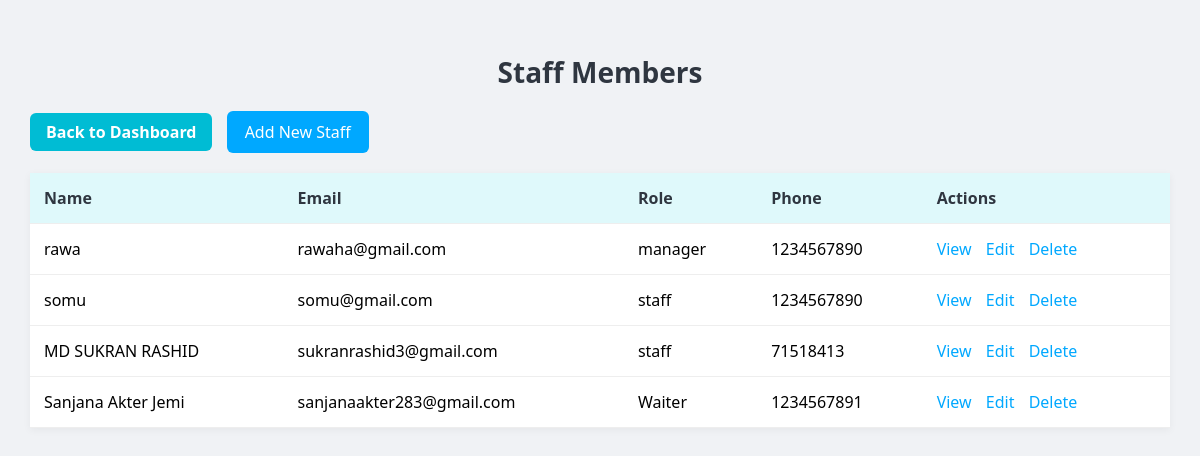
The app's page /admin/staff/list (signed in) with its own data.
### tables this page shows
CREATE TABLE `staff` (
  `staff_id` int(6) UNSIGNED NOT NULL,
  `name` varchar(25) NOT NULL,
  `email` varchar(55) NOT NULL DEFAULT 'Not Null',
  `password` text NOT NULL,
  `role` varchar(30) NOT NULL,
  `phone` varchar(15) DEFAULT NULL,
  `profile_picture` varchar(255) DEFAULT NULL
);

### app/controllers/AdminController.php (called while the page is built, shortened)
<?php
class AdminController
{
    public function staffList()
    {
        $staff = StaffModel::getAll();
        View::render('admin.staff_list', ['staff' => $staff]);
    }
}

### index.php (called while the page is built, shortened)
<?php
require_once __DIR__ . '/app/core/Router.php';

### app/models/StaffModel.php (called while the page is built, shortened)
<?php
class StaffModel
{
public static function getAll()
    {
        $db = Database::connect();
        $stmt = $db->query("SELECT * FROM staff ORDER BY staff_id DESC");
        return $stmt->fetchAll(PDO::FETCH_ASSOC);
    }
}

### app/views/admin/staff_list.php (the view, shortened to what this page needs)
<!DOCTYPE html>
<html lang="en">
<head>
  <link rel="stylesheet" href="\quick_serve\assets\css\admin\staff_list.css?v=17" />
</head>
<body>
  <h2>Staff Members</h2>
  <a href="/quick_serve/admin/dashboard" class="button alt-button"> Back to Dashboard</a>
  <a href="/quick_serve/admin/staff/add" class="button"> Add New Staff</a>
  <?php if (!empty($staff)): ?>
    <table>
      <tr>
        <th>Name</th>
        <th>Email</th>
        <th>Role</th>
        <th>Phone</th>
        <th>Actions</th>
      </tr>
      <?php foreach ($staff as $member): ?>
        <tr>
          <td><?= htmlspecialchars($member['name']) ?></td>
          <td><?= htmlspecialchars($member['email']) ?></td>
          <td><?= htmlspecialchars($member['role']) ?></td>
          <td><?= htmlspecialchars($member['phone']) ?></td>
          <td>
            <a href="/quick_serve/admin/staff/view?id=<?= urlencode($member['staff_id']) ?>"> View</a>
            <a href="/quick_serve/admin/staff/edit?id=<?= urlencode($member['staff_id']) ?>"> Edit</a>
            <a href="/quick_serve/admin/staff/delete?id=<?= urlencode($member['staff_id']) ?>" onclick="return confirm('Delete this staff member?')"> Delete</a>
          </td>
        </tr>
      <?php endforeach; ?>
    </table>
  <?php else: ?>
    <p>No staff found.</p>
  <?php endif; ?>
</body>
</html>

### assets/css/admin/staff_list.css (style rules this page uses)
body { font-family: 'Segoe UI', sans-serif; padding: 30px; background-color: #f0f2f5; margin: 0; }
h2 { margin-bottom: 20px; color: #2f3640; font-size: 28px; text-align: center; }
.button, .alt-button { display: inline-block; margin-bottom: 20px; margin-right: 10px; padding: 10px 18px; background-color: #00a8ff; color: white; text-decoration: none; border-radius: 6px; transition: background-color 0.3s ease; }
.alt-button { display: inline-block; background: #00bcd4; color: white; padding: 8px 16px; border-radius: 6px; text-decoration: none; font-weight: bold; transition: background 0.3s ease; }
table { width: 100%; border-collapse: collapse; background-color: white; box-shadow: 0 2px 8px rgba(0,0,0,0.05); }
th, td { padding: 14px; border-bottom: 1px solid #eee; text-align: left; }
th { background-color: #dff9fb; color: #2f3640; font-weight: 600; }
td a { margin-right: 10px; text-decoration: none; color: #00a8ff; font-weight: 500; }

### records on screen
staff: name "rawa", email "rawaha@gmail.com", role "manager", phone "1234567890"
staff: name "somu", email "somu@gmail.com", role "staff", phone "1234567890"
staff: name "MD SUKRAN RASHID", email "sukranrashid3@gmail.com", role "staff", phone "71518413"
staff: name "Sanjana Akter Jemi", email "sanjanaakter283@gmail.com", role "Waiter", phone "1234567891"
